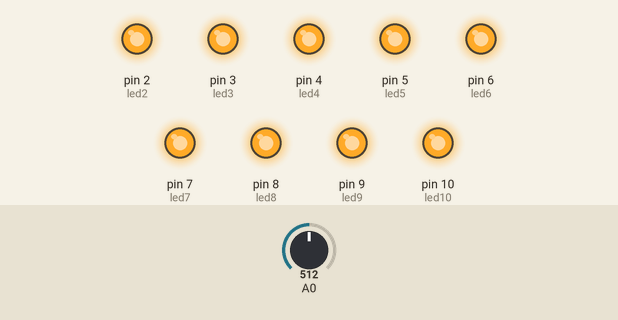
Recording of a sketch running on a simulated Arduino Uno, built with avr-gcc and run on an emulated ATmega328P. Parts: output pins drawn as LEDs (lit = HIGH). The test bench sets the inputs (shaded band); at power-on: A0 = 512.

Above: at 1.2 s.
1.3 s: A0 set to 91
At 2.5 s:
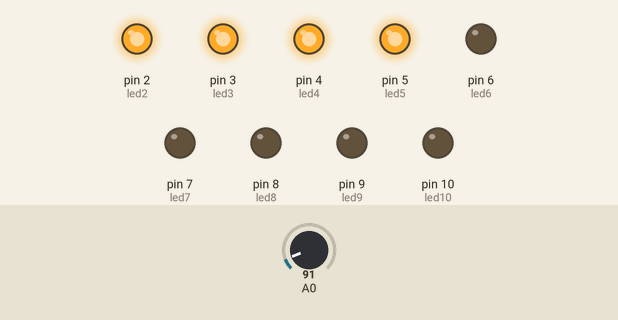
2.8 s: A0 set to 90
At 3.8 s:
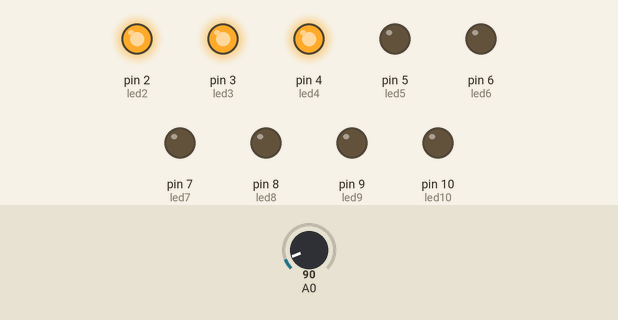
4.3 s: A0 set to 72
At 4.9 s:
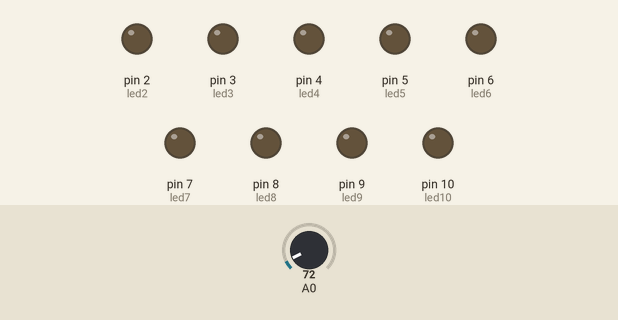
5.8 s: A0 set to 96
At 6.1 s:
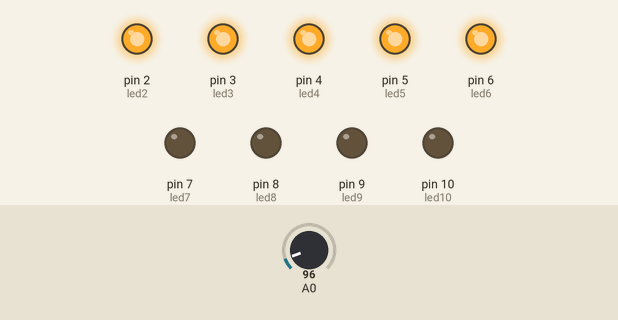
7.3 s: A0 set to 80
At 8.4 s:
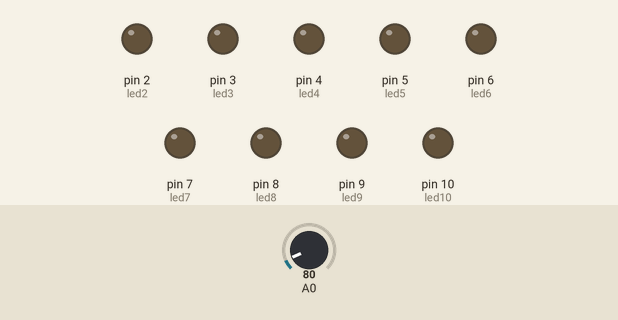
8.8 s: A0 set to 106
At 9.6 s:
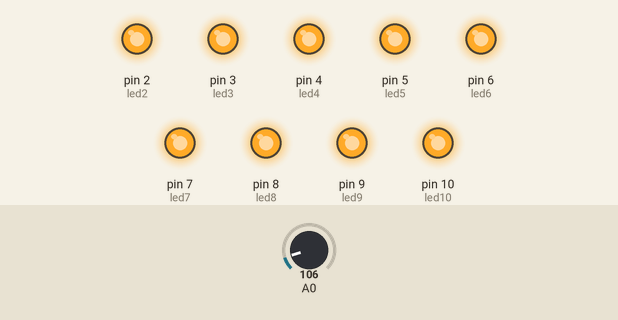
Timing chart, 0 to 11.3 s (numbered marks = the images above; inputs shaded):
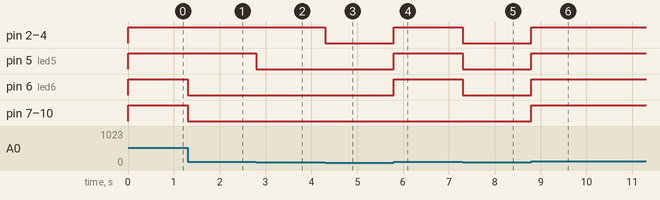

The sketch:

vulmeter.ino
```cpp
// 2021-05-20
// Vulmeter
// Inspirado no projeto do canal Brincando Com Ideias

// Definindo os leds do vul meter
const int led2 = 2;
const int led3 = 3;
const int led4 = 4;
const int led5 = 5;
const int led6 = 6;
const int led7 = 7;
const int led8 = 8;
const int led9 = 9;
const int led10 = 10;

// Definindo a leitura do microfone

void setup(){
  pinMode(led2, OUTPUT);
  pinMode(led3, OUTPUT);
  pinMode(led4, OUTPUT);
  pinMode(led5, OUTPUT);
  pinMode(led6, OUTPUT);
  pinMode(led7, OUTPUT);
  pinMode(led8, OUTPUT);
  pinMode(led9, OUTPUT);
  pinMode(led10, OUTPUT);
  }

void loop (){
  int valorLido = analogRead(A0);

  digitalWrite(led2, valorLido > 80);
  digitalWrite(led3, valorLido > 82);
  digitalWrite(led4, valorLido > 86);
  digitalWrite(led5, valorLido > 90);
  digitalWrite(led6, valorLido > 94);
  digitalWrite(led7, valorLido > 96);
  digitalWrite(led8, valorLido > 98);
  digitalWrite(led9, valorLido > 100);
  digitalWrite(led10, valorLido > 101);
  }

void teste_leds(){
  digitalWrite(led2, HIGH);
  delay(250);
  digitalWrite(led2, LOW);
  delay(100);
  digitalWrite(led3, HIGH);
  delay(250);
  digitalWrite(led3, LOW);
  delay(100);
  digitalWrite(led4, HIGH);
  delay(250);
  digitalWrite(led4, LOW);
  delay(100);
  digitalWrite(led5, HIGH);
  delay(250);
  digitalWrite(led5, LOW);
  delay(100);
  digitalWrite(led6, HIGH);
  delay(250);
  digitalWrite(led6, LOW);
  delay(100);
  digitalWrite(led7, HIGH);
  delay(250);
  digitalWrite(led7, LOW);
  delay(100);
  digitalWrite(led8, HIGH);
  delay(250);
  digitalWrite(led8, LOW);
  delay(100);
  digitalWrite(led9, HIGH);
  delay(250);
  digitalWrite(led9, LOW);
  delay(100);
  digitalWrite(led10, HIGH);
  delay(250);
  digitalWrite(led10, LOW);
  delay(100);
  }

void teste_grupos(){
  digitalWrite(led2, HIGH);
  digitalWrite(led3, HIGH);
  digitalWrite(led4, HIGH);
  digitalWrite(led5, HIGH);
  delay(250);
  digitalWrite(led2, LOW);
  digitalWrite(led3, LOW);
  digitalWrite(led4, LOW);
  digitalWrite(led5, LOW);
  delay(150);

  digitalWrite(led6, HIGH);
  digitalWrite(led7, HIGH);
  digitalWrite(led8, HIGH);
  delay(250);
  digitalWrite(led6, LOW);
  digitalWrite(led7, LOW);
  digitalWrite(led8, LOW);
  delay(150);

  digitalWrite(led9, HIGH);
  digitalWrite(led10, HIGH);
  delay(250);
  digitalWrite(led9, LOW);
  digitalWrite(led10, LOW);
  delay(150);
  };
```

Measured:
- the behaviour switches between 91 and 90 on A0 (found by bisection; images 1 and 2)
- after the input at 1.3 s, pin 6 (led6), pin 7 (led7), pin 8 (led8), pin 9 (led9), pin 10 (led10): HIGH → LOW at once
- after the input at 2.8 s, pin 5 (led5): HIGH → LOW at once
- after the input at 4.3 s, pin 2 (led2), pin 3 (led3), pin 4 (led4): HIGH → LOW at once
- after the input at 5.8 s, pin 2 (led2), pin 3 (led3), pin 4 (led4), pin 5 (led5), pin 6 (led6): LOW → HIGH at once
- after the input at 7.3 s, pin 2 (led2), pin 3 (led3), pin 4 (led4), pin 5 (led5), pin 6 (led6): HIGH → LOW at once
- after the input at 8.8 s, pin 2 (led2), pin 3 (led3), pin 4 (led4), pin 5 (led5), pin 6 (led6), pin 7 (led7), pin 8 (led8), pin 9 (led9), pin 10 (led10): LOW → HIGH at once
